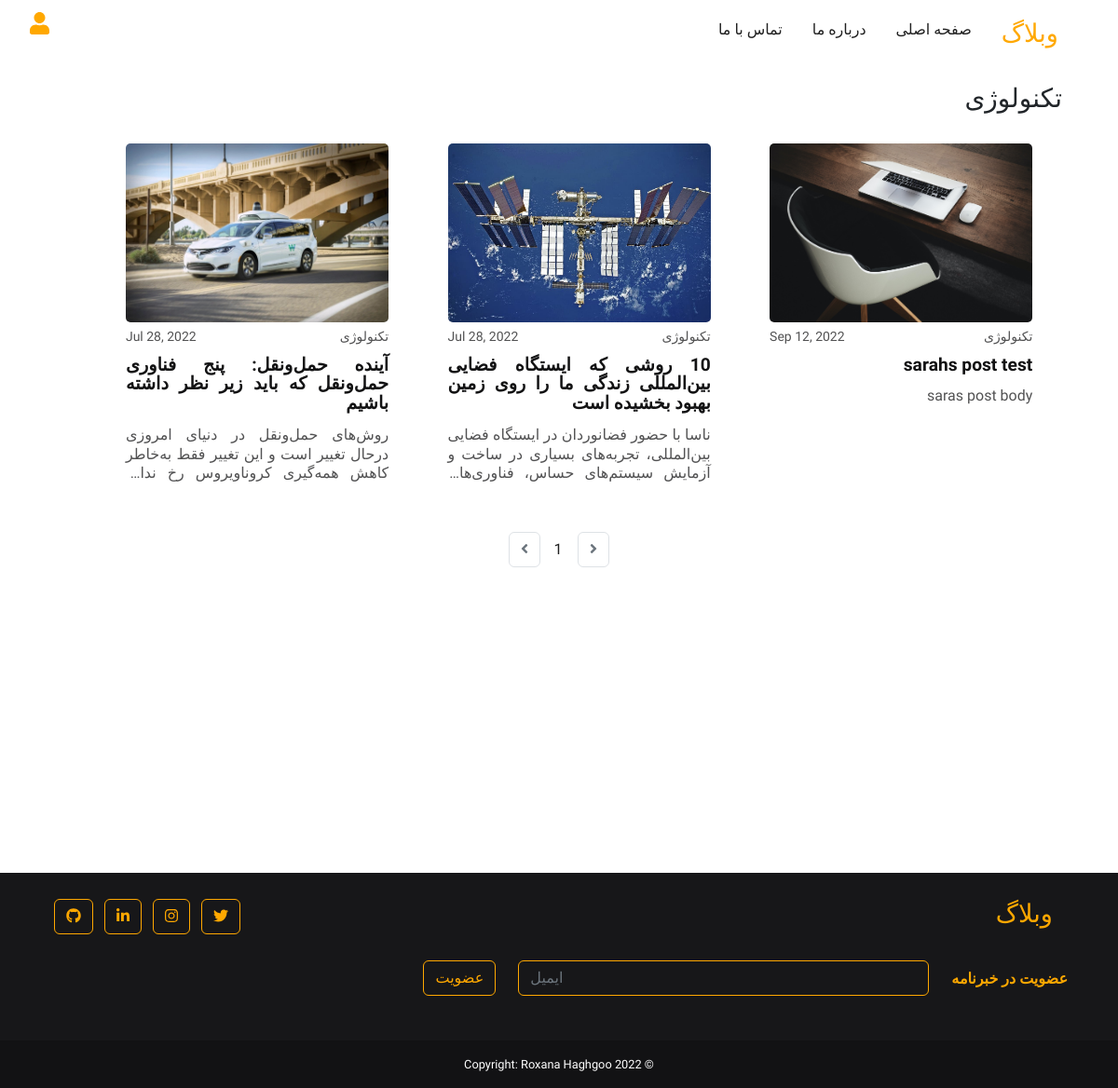
/category/تکنولوژی, run on an earlier commit of the app's database.
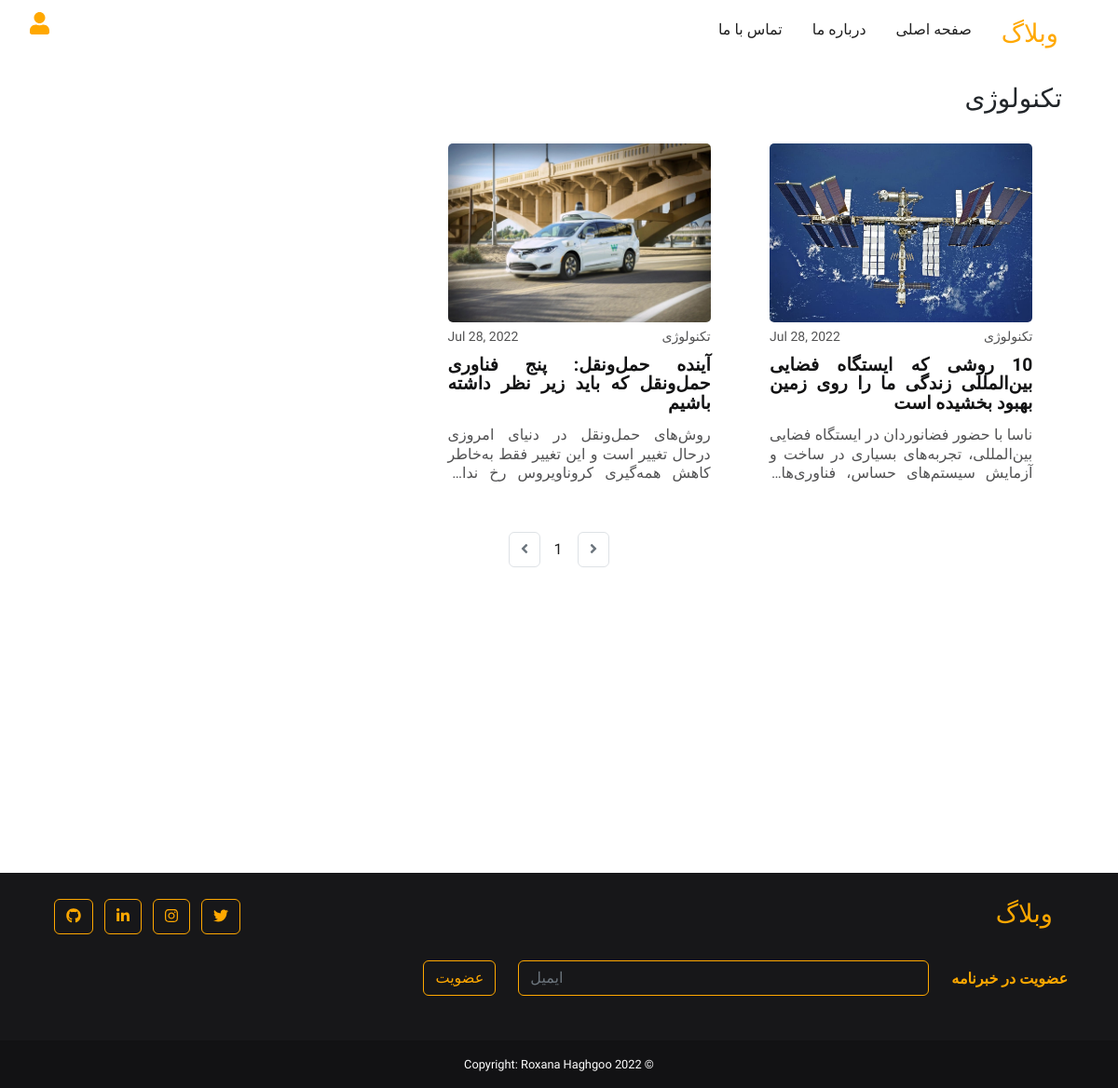
And on a later commit of the database.
### Blog/models.py (models this page shows, shortened)
class Post(models.Model):
    CATEGORY = (
			('سفر', 'سفر'),
			('سرگرمی', 'سرگرمی'),
            ('تکنولوژی', 'تکنولوژی'),
            ('محیط زیست', 'محیط زیست'),
            ('زیبایی و پوشاک','زیبایی و پوشاک'),
            ('سلامتی','سلامتی'),
			)
    author = models.ForeignKey(User,
            on_delete=models.CASCADE,
            related_name='blog_posts')
    title = models.CharField(max_length=500)
    body = RichTextField(blank=True, null=True)
    date = models.DateTimeField(default = timezone.now)
    image = models.ImageField(upload_to ='uplodes',blank = False)
    category = models.CharField(max_length=200, choices=CATEGORY)
    likes = ManyToManyField(User, related_name='post_like', blank=True)

### Blog/views.py (the view)
# urls.py: path('category/<str:pk>',views.categories, name='category'),
def categories(request, pk):
    category = str(pk)
    if category == 'latest':
        posts = Post.objects.all().order_by('-date')
        category = 'جدیدترین ها'
    elif category == 'populars':
        posts = Post.objects.all().order_by('-likes')
        category = 'پرطرفدارترین ها'
    elif category == 'followings':
        followings = Followers.objects.get(user = request.user).another_user.all().values('id')
        posts = Post.objects.filter(author__in = followings).order_by('-date')
        category = 'دنبال شوندگان'
    else:
        posts = Post.objects.filter(category = pk).order_by('-date')
    p = Paginator(posts, 6)
    page_number = request.GET.get('page')
    try:
        page_obj = p.get_page(page_number)
    except PageNotAnInteger:
        page_obj = p.page(1)
    except EmptyPage:
        page_obj = p.page(p.num_pages)
    return render(request, 'Blog/category.html', {'page_obj': page_obj, 'category': category})

### Blog/templates/Blog/category.html (shortened to what this page needs)
{% extends "Blog/index.html" %}
{% load static %}
{% block contact %}
<div class="contant" style="direction: rtl;" >
    <h3>{{category}} </h3>
    <div class="posts" id="posts">
        {% for post in page_obj.object_list %}
        <div class="post-section">
                <a class="post-link" href="{% url 'view_post' post.id %}">
                <img class="post-image-home" src="{{post.image.url}}">
                <div class="date-cat">
                    <small>{{post.category}}</small>
                    <small>{{post.date | date:'M d, Y'}}</small>
                </div>
                <p class="title-home">{{post.title}}</p>
                <div class="post-body-home">
                    <p>{{post.body | safe}}</p>
                </div>
                </a>
        </div>
        {% endfor %}
    </div>
    <nav class=" d-flex justify-content-center mb-3" aria-label="...">
        <ul class="pagination">
          {%if page_obj.has_next %}
        <li class=" page-item mx-2">
            <a href="?page={{page_obj.next_page_number}}" class="page-link"> <i class="fa fa-angle-right"></i></a>
          </li>
        {% else %}
        <li class="page-item disabled mx-2">
            <a class="page-link"><i class="fa fa-angle-right"></i></a>
          </li>
        {% endif %}
        <li class="page-item active my-auto mx-2" aria-current="page">
            {{page_obj.number}}
          </li>
          {%if page_obj.has_previous %}
          <li class="page-item mx-2">
              <a href="?page={{page_obj.previous_page_number}}" class="page-link"><i class="fa fa-angle-left"></i> </a>
            </li>
          {% else %}
          <li class="page-item disabled mx-2">
              <a class="page-link"><i class="fa fa-angle-left"></i> </a>
            </li>
          {% endif %}
        </ul>
      </nav>
</div>
{% endblock %}

What changed in the data, as far as the page shows it:
removed Post: image (picture), category "تکنولوژی", date "Sep 12, 2022", title "sarahs post test", body "saras post body"
